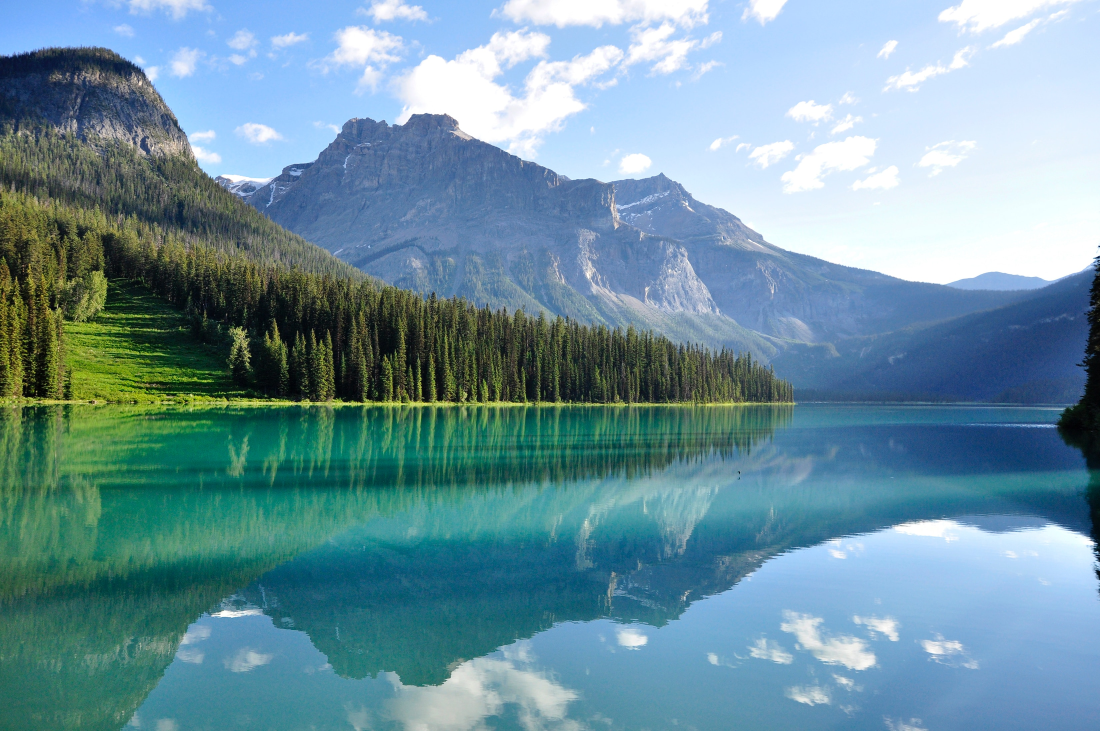
%> input picture image operations/image.jpg, 3300 x 2192 px (shown at 1/3 size)
$ octave bt20ece081_ImageOperations.m   (GNU Octave 9; MATLAB toolbox functions it lacks are replaced by stand-ins)
%> lines starting %> are read from the running program, lines starting %| are printed output that depends on the picture; in (x1, y1, x2, y2) boxes, pixels count from 0 and x2, y2 are one past the last pixel; in counts of white or black regions, pixels touching at a corner belong together; the program's own positions count from 1
close;
clear;
clc;

img1 = imread("image.jpg");
img2 = imread("flower.jpg");
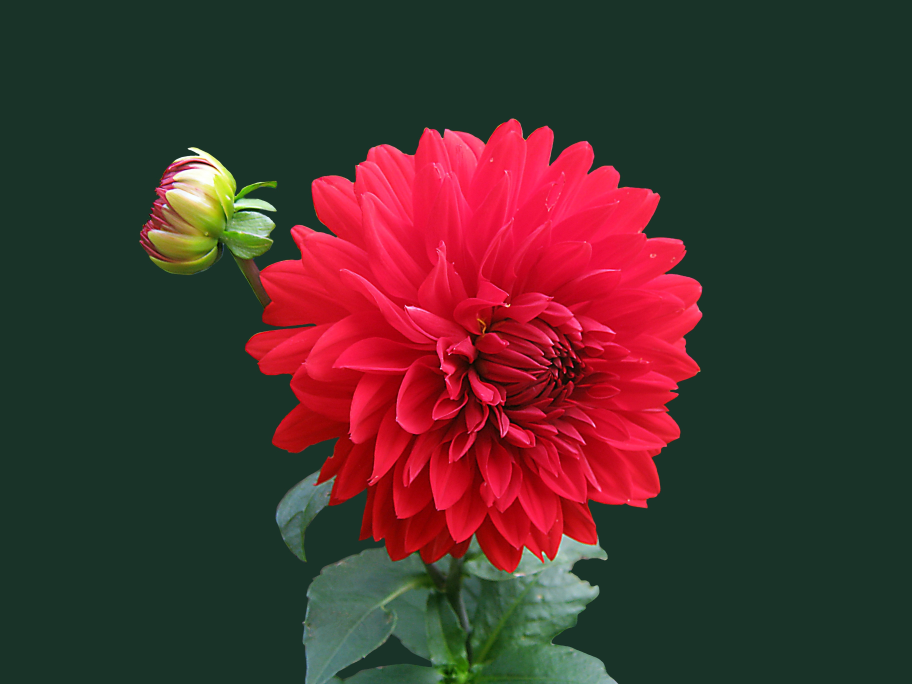
%> input picture image operations/flower.jpg, 3648 x 2736 px (shown at 1/4 size)

%grayscaling
img1gs = rgb2gray(img1);
img2gs = rgb2gray(img2);

%binary images
threshold = 128;
bin_img1gs = img1gs > threshold;
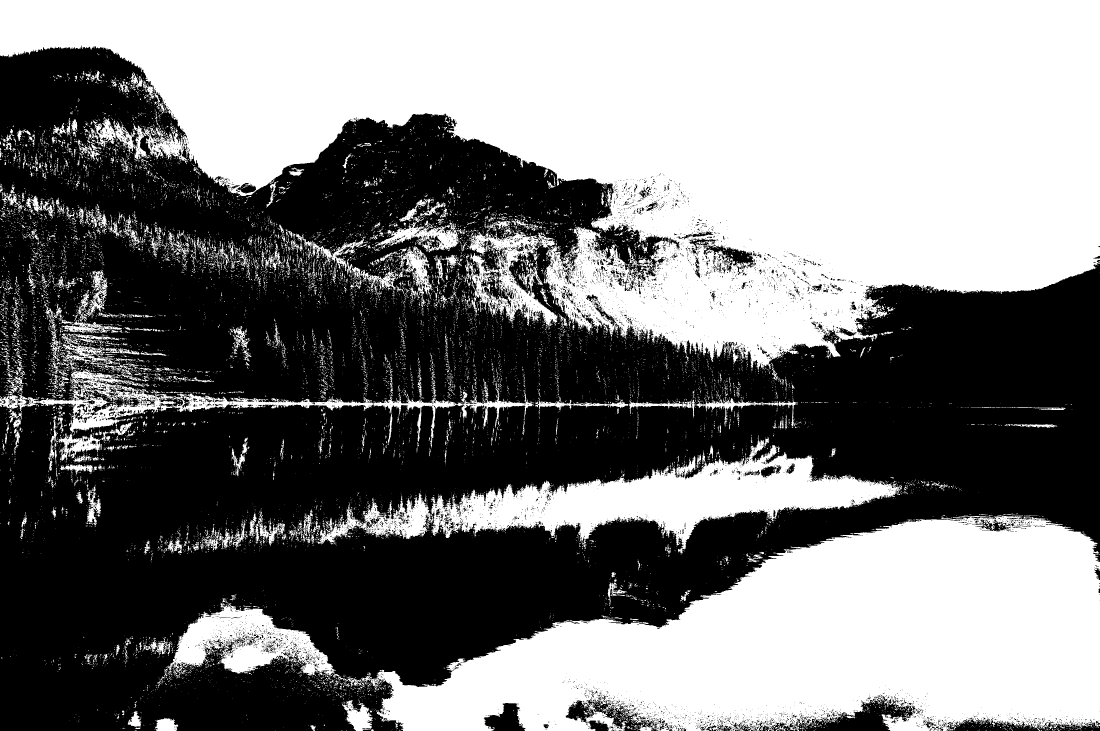
%> bin_img1gs: size 2192x3300 logical (shown at 1/3 size); 48.9% white; 17096 white regions (15797 under 20 px), largest, box (x1, y1, x2, y2) and area: (0, 0, 3300, 1111) 2096563, (1013, 1546, 3300, 2192) 888723, (1288, 1315, 2701, 1660) 170678
bin_img2gs = img2gs > threshold;
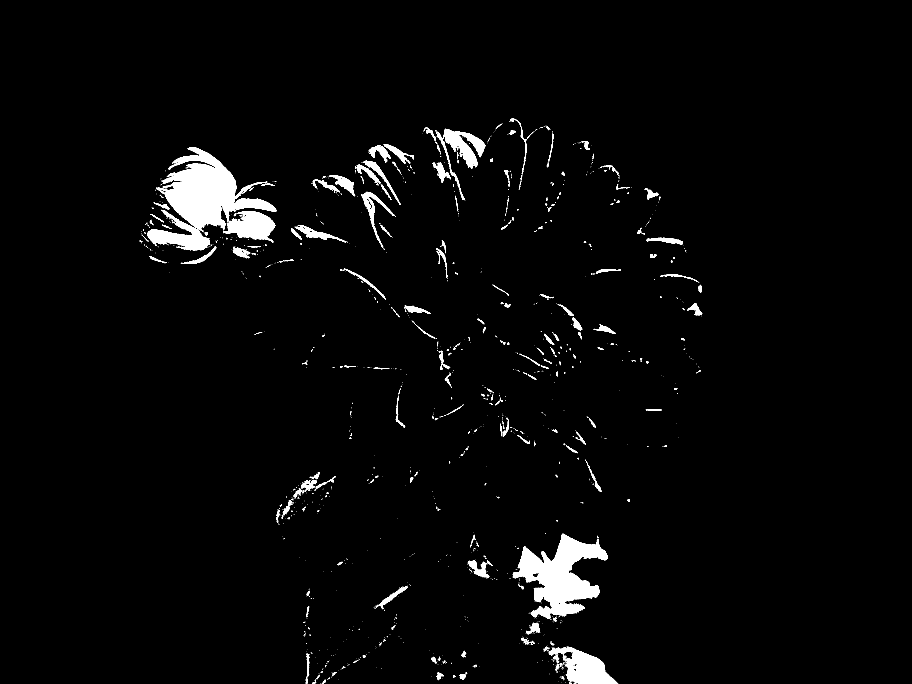
%> bin_img2gs: size 2736x3648 logical (shown at 1/4 size); 2.6% white; 2057 white regions (1757 under 20 px), largest, box (x1, y1, x2, y2) and area: (625, 589, 1106, 927) 66735, (2050, 2135, 2430, 2477) 58903, (2195, 2586, 2473, 2736) 18864

%resizing
img2gs_rs= imresize(img2gs,[1389 2500]);
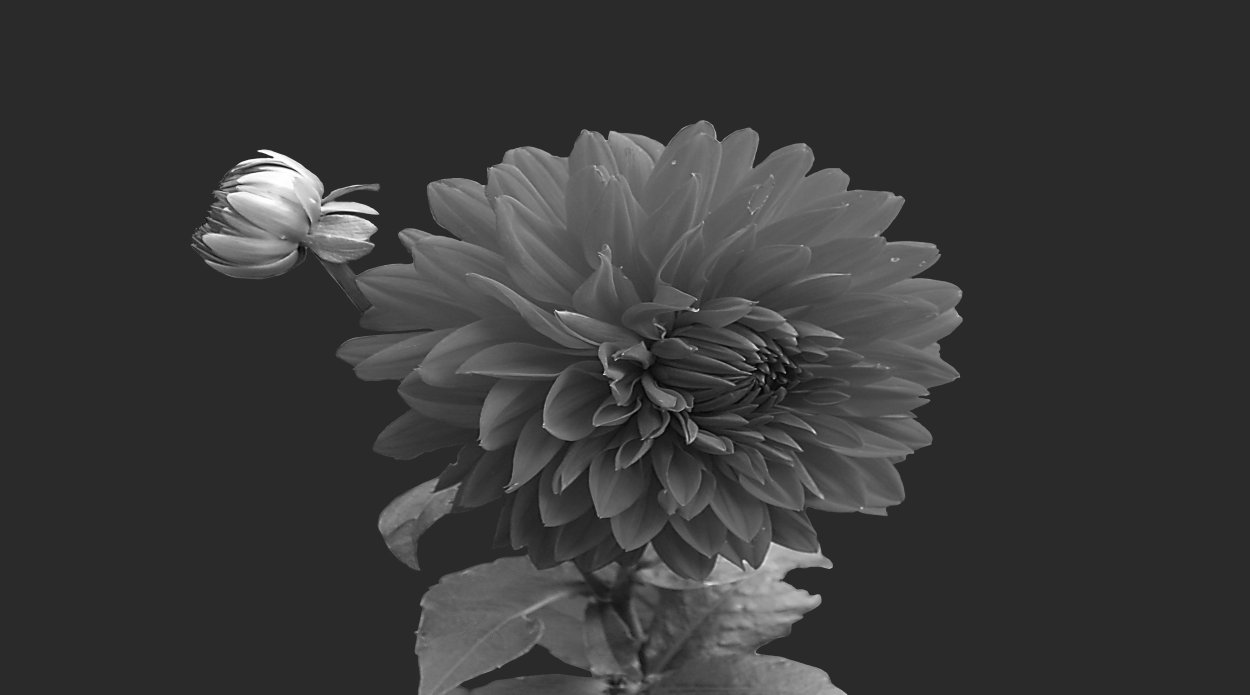
%> img2gs_rs: size 1389x2500 uint8 (shown at 1/2 size); min 1, max 255, mean 56.3
bin_img2gs_rs= imresize(bin_img2gs,[1389 2500]);
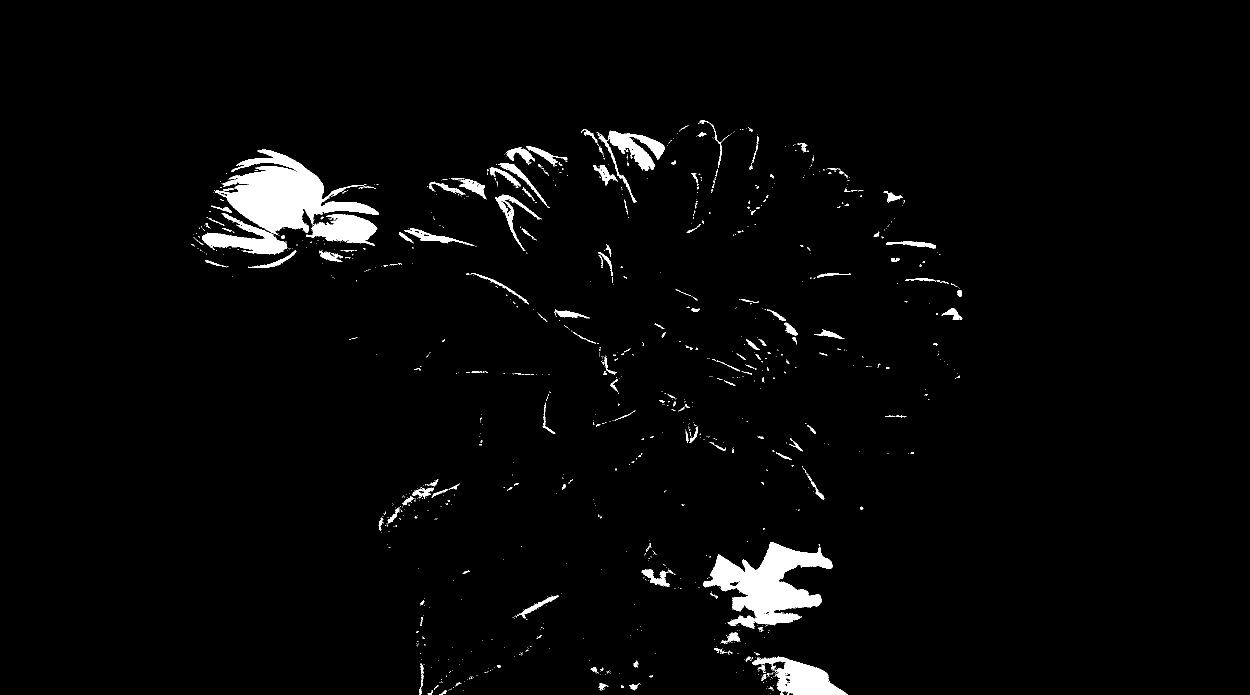
%> bin_img2gs_rs: size 1389x2500 logical (shown at 1/2 size); 2.6% white; 1147 white regions (985 under 20 px), largest, box (x1, y1, x2, y2) and area: (428, 299, 758, 470) 23158, (1406, 1084, 1665, 1258) 20442, (1504, 1313, 1695, 1389) 6635

%Basic Arithmetic Operations
%> (the run ends here)
